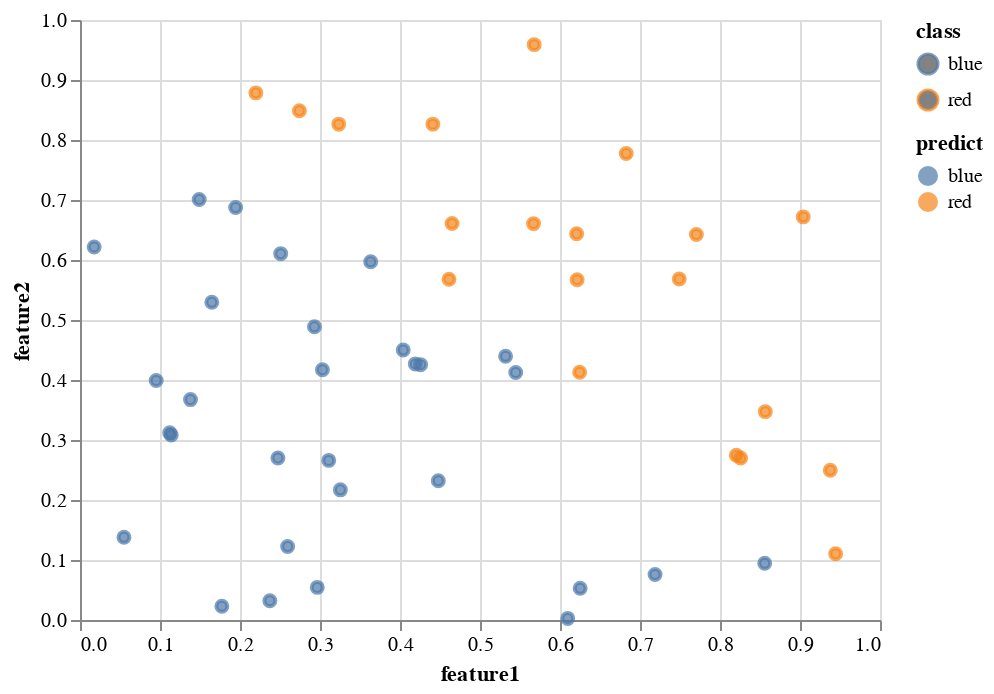

Notebook code for this chart:
### Markdown cell above
Notice how our cutoff used an addition between our two features. This
allows us to form any line as the cutoff between the colors.

### Code cell
chart = (alt.Chart(df_test)
    .mark_point()
    .encode(
        x = "feature1",
        y = "feature2",
        color = "class",
        fill = "predict:N"
    ))
chart

### Figure 1 — Vega-Lite specification as saved in the notebook (floating-point values rounded to 4 significant figures)
{"config": {"view": {"continuousWidth": 400, "continuousHeight": 300}}, "data": {"name": "data-ff28644f6299619cfe1641e8747aa954"}, "mark": "point", "encoding": {"color": {"type": "nominal", "field": "class"}, "fill": {"type": "nominal", "field": "predict"}, "x": {"type": "quantitative", "field": "feature1"}, "y": {"type": "quantitative", "field": "feature2"}}, "$schema": "https://vega.github.io/schema/vega-lite/v4.8.1.json", "datasets": {"data-ff28644f6299619cfe1641e8747aa954": [{"class": "blue", "split": "test", "feature1": 0.7188, "feature2": 0.07595, "predict": "blue"}, {"class": "red", "split": "test", "feature1": 0.4411, "feature2": 0.8264, "predict": "red"}, {"class": "red", "split": "test", "feature1": 0.8203, "feature2": 0.2745, "predict": "red"}, {"class": "red", "split": "test", "feature1": 0.6208, "feature2": 0.6437, "predict": "red"}, {"class": "blue", "split": "test", "feature1": 0.3634, "feature2": 0.597, "predict": "blue"}, {"class": "blue", "split": "test", "feature1": 0.3255, "feature2": 0.2169, "predict": "blue"}, {"class": "red", "split": "test", "feature1": 0.4651, "feature2": 0.6608, "predict": "red"}, {"class": "blue", "split": "test", "feature1": 0.1945, "feature2": 0.6875, "predict": "blue"}, {"class": "blue", "split": "test", "feature1": 0.2509, "feature2": 0.6106, "predict": "blue"}, {"class": "red", "split": "test", "feature1": 0.6214, "feature2": 0.5672, "predict": "red"}, {"class": "blue", "split": "test", "feature1": 0.1773, "feature2": 0.02296, "predict": "blue"}, {"class": "red", "split": "test", "feature1": 0.749, "feature2": 0.5684, "predict": "red"}, {"class": "blue", "split": "test", "feature1": 0.3109, "feature2": 0.266, "predict": "blue"}, {"class": "blue", "split": "test", "feature1": 0.4479, "feature2": 0.2321, "predict": "blue"}, {"class": "blue", "split": "test", "feature1": 0.2966, "feature2": 0.05437, "predict": "blue"}, {"class": "red", "split": "test", "feature1": 0.8566, "feature2": 0.3473, "predict": "red"}, {"class": "red", "split": "test", "feature1": 0.2198, "feature2": 0.8786, "predict": "red"}, {"class": "red", "split": "test", "feature1": 0.6246, "feature2": 0.4129, "predict": "red"}, {"class": "red", "split": "test", "feature1": 0.6828, "feature2": 0.7774, "predict": "red"}, {"class": "blue", "split": "test", "feature1": 0.6252, "feature2": 0.05289, "predict": "blue"}, {"class": "blue", "split": "test", "feature1": 0.8559, "feature2": 0.0945, "predict": "blue"}, {"class": "blue", "split": "test", "feature1": 0.05496, "feature2": 0.1379, "predict": "blue"}, {"class": "red", "split": "test", "feature1": 0.5669, "feature2": 0.6606, "predict": "red"}, {"class": "red", "split": "test", "feature1": 0.7705, "feature2": 0.6426, "predict": "red"}, {"class": "blue", "split": "test", "feature1": 0.1121, "feature2": 0.312, "predict": "blue"}, {"class": "blue", "split": "test", "feature1": 0.1381, "feature2": 0.3673, "predict": "blue"}, {"class": "red", "split": "test", "feature1": 0.9446, "feature2": 0.1106, "predict": "red"}, {"class": "blue", "split": "test", "feature1": 0.6097, "feature2": 0.002666, "predict": "blue"}, {"class": "blue", "split": "test", "feature1": 0.4257, "feature2": 0.4256, "predict": "blue"}, {"class": "red", "split": "test", "feature1": 0.4613, "feature2": 0.568, "predict": "red"}, {"class": "blue", "split": "test", "feature1": 0.4191, "feature2": 0.4268, "predict": "blue"}, {"class": "blue", "split": "test", "feature1": 0.2373, "feature2": 0.03217, "predict": "blue"}, {"class": "blue", "split": "test", "feature1": 0.09523, "feature2": 0.3993, "predict": "blue"}, {"class": "red", "split": "test", "feature1": 0.2742, "feature2": 0.8488, "predict": "red"}, {"class": "blue", "split": "test", "feature1": 0.5447, "feature2": 0.4126, "predict": "blue"}, {"class": "red", "split": "test", "feature1": 0.3235, "feature2": 0.8264, "predict": "red"}, {"class": "red", "split": "test", "feature1": 0.904, "feature2": 0.6719, "predict": "red"}, {"class": "blue", "split": "test", "feature1": 0.2931, "feature2": 0.4887, "predict": "blue"}, {"class": "blue", "split": "test", "feature1": 0.2474, "feature2": 0.2701, "predict": "blue"}, {"class": "red", "split": "test", "feature1": 0.8258, "feature2": 0.2699, "predict": "red"}, {"class": "blue", "split": "test", "feature1": 0.01774, "feature2": 0.6218, "predict": "blue"}, {"class": "blue", "split": "test", "feature1": 0.1141, "feature2": 0.3082, "predict": "blue"}, {"class": "blue", "split": "test", "feature1": 0.303, "feature2": 0.4171, "predict": "blue"}, {"class": "blue", "split": "test", "feature1": 0.1648, "feature2": 0.5295, "predict": "blue"}, {"class": "blue", "split": "test", "feature1": 0.404, "feature2": 0.4499, "predict": "blue"}, {"class": "blue", "split": "test", "feature1": 0.2595, "feature2": 0.1226, "predict": "blue"}, {"class": "red", "split": "test", "feature1": 0.9378, "feature2": 0.2496, "predict": "red"}, {"class": "blue", "split": "test", "feature1": 0.149, "feature2": 0.7009, "predict": "blue"}, {"class": "blue", "split": "test", "feature1": 0.532, "feature2": 0.4395, "predict": "blue"}, {"class": "red", "split": "test", "feature1": 0.5678, "feature2": 0.959, "predict": "red"}]}}
